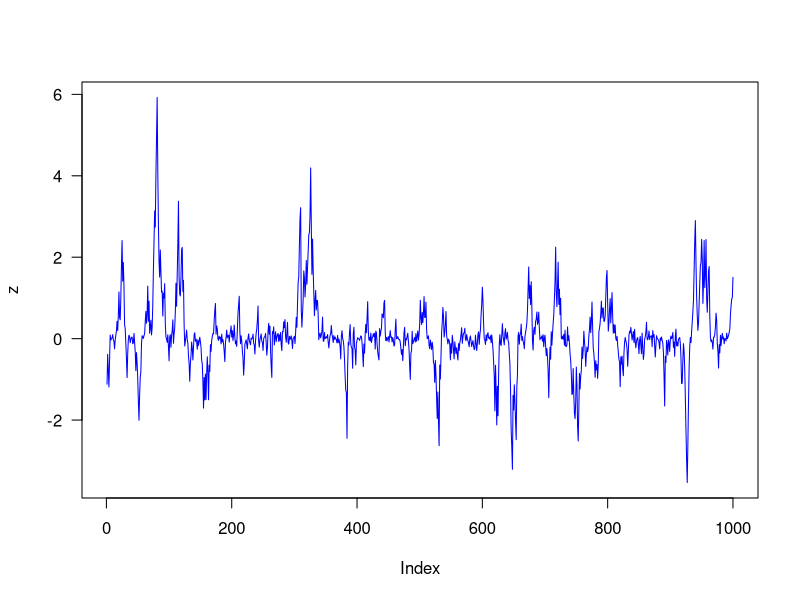
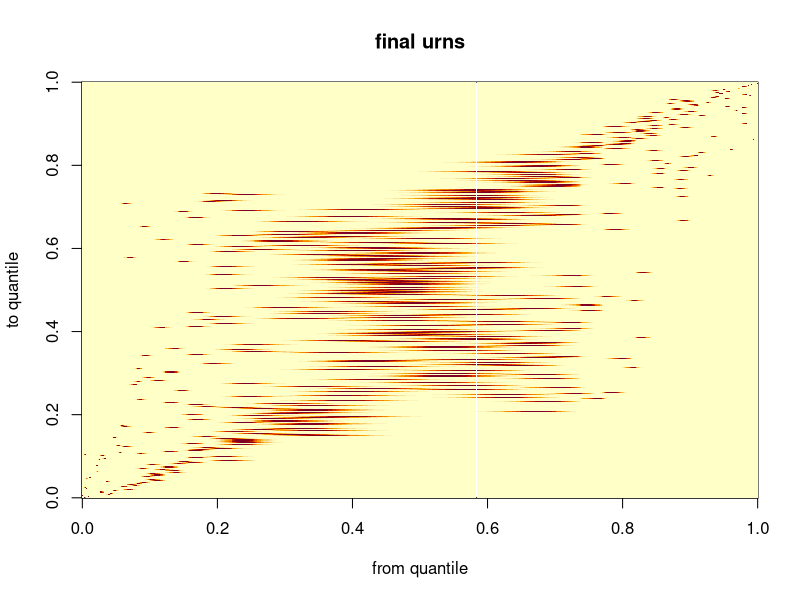

The R script that drew these images, in order:
## ---- chunk 1
knitr::opts_chunk$set(fig.width=6, fig.height=6, fig.path='Figs/',
                      echo=FALSE, warning=FALSE, message=FALSE)
## ---- chunk 2

# See first calcs in 03-*R

# Weight associated with distance affects the next point that
# the chain reaches, not the current point

# a synthetic example; generated as AR, but with goofy bimodal conditionals

set.seed(312345126)


rbimod <- function(mu, delta=2, sig=(1/4), phi=.95 )
 {
   # make a biomodal draw centered at mu
   sgn <- sample( c(-delta,delta), size=1, prob=c(1/2,1/2) ) 
   #x <- phi*mu + sig*(rnorm(1)+sgn)
   x <- phi*mu + sig*(rnorm(1)+sgn)*sqrt(abs(mu))
   x
 }

B <- 1000
x <- numeric(B)
x[1] <- rnorm(1)
for( i in 2:B){ x[i] <- rbimod(x[i-1]) }
y <- x[2:B] - x[1:(B-1)] ## the deviations

tfun <- approxfun( density(y) )


x.from <- x[1:(B-1)]
x.to <- x[2:B]
## ---- chunk 3
plot(x, ylab="z", type="l",  col="blue", las=1)

## ---- chunk 4

# reordered by response level
oo <- order(x.from)
x.from.o <- x.from[oo]
x.to.o <- x.to[oo]

tau <- 1/1000
env <- outer(x.from.o,x.from.o,function(u,v){ exp( -(1/tau)*(u-v)^2 ) } )


# Now we realign to x.to2

oo2 <- order( x.to.o )
x.to.o2 <- x.to.o[oo2] ## sorted x.to's

env2 <- env[,oo2]


## one case
w <- env2[200,]/sum( env2[200,] )
k200 <- density( x.to.o2, weights=w )

#image( x.from.o, x.to.o2, env2 )
# rank transform

image( sqrt(env2), xlab="from quantile", ylab="to quantile", main="final urns" )

## ---- chunk 5
#plot( x.from.o, x.to.o )

## show how k200, for example, approximates the generative kernel at that x.from position...
#
